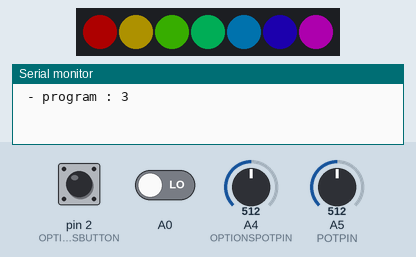
Simulated run of this program. Board: Arduino Uno, built with avr-gcc and run on an emulated ATmega328P. On the bench: 7 RGB LEDs in strip order, left to right, the last lines printed to the serial monitor. The test bench sets the inputs (shaded band); at power-on: A5 (POTPIN) = 512, A4 (OPTIONSPOTPIN) = 512, pin 2 (OPTIONSBUTTON) HIGH, A0 LOW. Dim RGB values are drawn brighter than linear; random numbers use the default seed unless the program sets one.

Above: at 3.3 s.
3.4 s: A5 (POTPIN) set to 853
At 3.8 s:
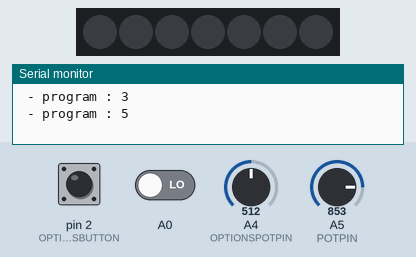
6.4 s: A5 (POTPIN) set to 876
At 7.0 s:
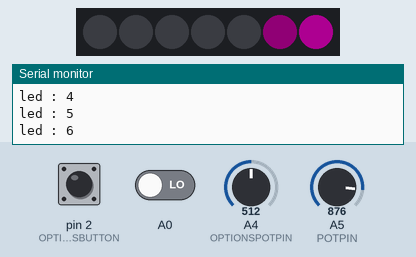
8.3 s: A5 (POTPIN) set to 716
At 9.5 s:
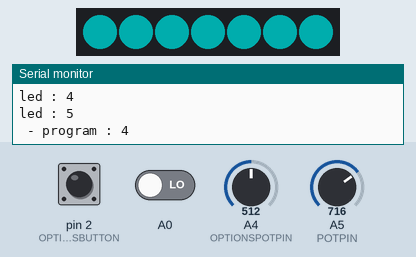
9.8 s: A4 (OPTIONSPOTPIN) set to 716
At 10.6 s:
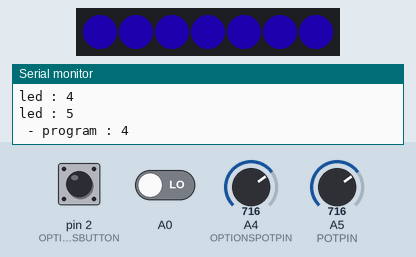
11.3 s: A5 (POTPIN) set to 900
At 11.47 s:
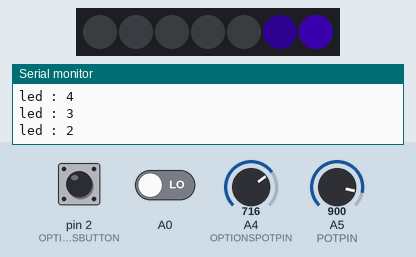
14.3 s: A4 (OPTIONSPOTPIN) set to 511
At 14.8 s:
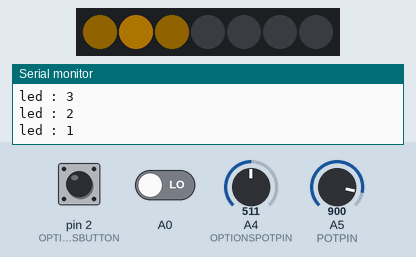
Timing chart, 0 to 19.7 s (numbered marks = the images above; inputs shaded):
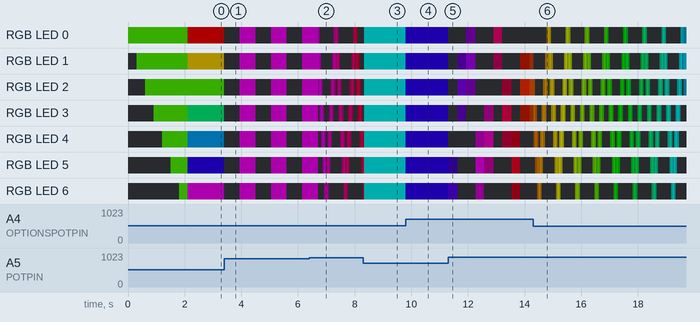

The program:

main.cpp
```cpp
#include <Adafruit_NeoPixel.h>
#include <Arduino.h>

#define NPROGRAMS 7
#define NUMPIXELS 7
#define STRIPPIN 6
#define POTPIN A5
#define OPTIONSPOTPIN A4
#define OPTIONSBUTTON 2

byte rgb[3];                // max [255,255,255]
float hsv[3];               // max [359.0, 100.0 ,100.0]
int hue, saturation, value; // global hue for steplike loopcolor
bool reset = true;          // reset global values when first entering program
bool direction = false;
bool hide = true; // settings for randomWalk
bool runReturn = true;
bool changeColor = true;
int dimValue = 33;
int maxBrightness = 50; // 0 is maximal maxBrightness, 255 just below maximum
// int dimValue = 10; int maxBrightness = 255; // 0 is maximal maxBrightness,
// 255 just below maximum
int ledRunLight;
int program = 1;
int lastPotValue;
enum Options { Hue, Delay, Chance, LongDelay};

Adafruit_NeoPixel pixels = Adafruit_NeoPixel(
    NUMPIXELS, STRIPPIN, NEO_GRB + NEO_KHZ800); // Led Strip Initialiseren

int wrap(int i, int max) { return i % max; }
int wrap(int i, int min, int max) { return min + (i - min) % (max - min); }

void printColor() {
  Serial.print("rgb: ");
  Serial.print(rgb[0]);
  Serial.print(", ");
  Serial.print(rgb[1]);
  Serial.print(", ");
  Serial.println(rgb[2]);
  Serial.print("hsv: ");
  Serial.print(hsv[0]);
  Serial.print(", ");
  Serial.print(hsv[1]);
  Serial.print(", ");
  Serial.println(hsv[2]);
}

// set led and show effect
void setLed(int led) {
  pixels.setPixelColor(led, rgb[0], rgb[1], rgb[2]);
  pixels.show();
}

// set led without showing
void setSingleLed(int led) {
  pixels.setPixelColor(led, rgb[0], rgb[1], rgb[2]);
}

void setAllLeds() {
  pixels.clear();
  for (int led = 0; led < NUMPIXELS; led++) {
    pixels.setPixelColor(led, rgb[0], rgb[1], rgb[2]);
  }
  pixels.show();
}

void setRGB(int r, int g, int b) {
  rgb[0] = r;
  rgb[1] = g;
  rgb[2] = b;
}

// HSV waarden (360,100,100) uit hsv[] omzetten tot RGB waarden (255) in rgb[]
void HSVtoRGB() {
  float h = hsv[0];
  float s = hsv[1];
  float v = hsv[2];
  int i;
  float f, p, q, t;

  h = max(0.0, min(360.0, h));
  s = max(0.0, min(100.0, s));
  v = max(0.0, min(100.0, v));

  s /= 100;
  v /= 100;

  if (s == 0) {
    // Achromatic (grey)
    rgb[0] = rgb[1] = rgb[2] = round(v * 255);
    return;
  }

  h /= 60; // sector 0 to 5
  i = floor(h);
  f = h - i; // factorial part of h
  p = v * (1 - s);
  q = v * (1 - s * f);
  t = v * (1 - s * (1 - f));
  switch (i) {
  case 0:
    rgb[0] = round(255 * v);
    rgb[1] = round(255 * t);
    rgb[2] = round(255 * p);
    break;
  case 1:
    rgb[0] = round(255 * q);
    rgb[1] = round(255 * v);
    rgb[2] = round(255 * p);
    break;
  case 2:
    rgb[0] = round(255 * p);
    rgb[1] = round(255 * v);
    rgb[2] = round(255 * t);
    break;
  case 3:
    rgb[0] = round(255 * p);
    rgb[1] = round(255 * q);
    rgb[2] = round(255 * v);
    break;
  case 4:
    rgb[0] = round(255 * t);
    rgb[1] = round(255 * p);
    rgb[2] = round(255 * v);
    break;
  default: // case 5:
    rgb[0] = round(255 * v);
    rgb[1] = round(255 * p);
    rgb[2] = round(255 * q);
  }
}

// RGB waarden (range 255) uit rgb[] omzetten tot HSV waarden (360,100,100) in
// hsv[]
void RGBtoHSV() {
  float r = rgb[0];
  float g = rgb[1];
  float b = rgb[2];
  r /= 255.0;
  g /= 255.0;
  b /= 255.0;
  float max = max(max(r, g), b), min = min(min(r, g), b);
  float h, s, v;

  float d = max - min;
  s = max == 0 ? 0 : d / max;

  if (max == min) {
    h = 0; // achromatic
  } else {
    if (max == r)
      h = (g - b) / d + (g < b ? 6 : 0);
    else if (max == g)
      h = (b - r) / d + 2;
    else
      h = (r - g) / d + 4;
    h *= 60;
  }
  v = max;

  hsv[0] = h;
  hsv[1] = s * 100.0;
  hsv[2] = v * 100.0;
}

void setHSV(float h, float s, float v) {
  hue = h;
  saturation = s, value = v;
  hsv[0] = h;
  hsv[1] = s;
  hsv[2] = v;
  HSVtoRGB();
}

void setHue(int h) {
  hsv[0] = h;
  hue = h;
  HSVtoRGB();
}

// Loop hue value
void loopColor(int delayTime) {
  hue = wrap(++hue, 360);
  // Serial.print("Hue Value : "); Serial.println(hue);
  setHue(hue);
  setAllLeds();
  pixels.show();
  delay(delayTime);
}

void getColor(int led) {
  uint32_t rgbColor =
      pixels.getPixelColor(led); // reads rgb color in white,red,green,blue
  rgb[0] = (rgbColor >> 16) & 0x000000FF;
  rgb[1] = (rgbColor >> 8) & 0x000000FF;
  rgb[2] = rgbColor & 0x000000FF;
  printColor();
}

// Set rainbow gradient
void rainbowLeds() {
  if (reset) {
    for (int led = 0; led < NUMPIXELS; led++) {
      float hue = (float)led / (NUMPIXELS - 1) * 300;
      setHSV(hue, 100, 100);
      setHue(hue);
      pixels.setPixelColor(led, rgb[0], rgb[1], rgb[2]);
    }
    pixels.show();
    reset = false;
  }
}

void fillColor() {
  if (reset) {
    setHSV(50, 100, 100);
    reset = false;
  }
  setHue(hue);
  setAllLeds();
}

// Blink all leds
void blink(int hue, int delayTime) {
  setRGB(0, 0, 0);
  setAllLeds();
  delay(delayTime);
  setHSV(hue, 100, 100);
  setAllLeds();
  delay(delayTime);
}

void runLight(int startHue, int delayTime) {
  if (reset) {
    reset = false;
    setRGB(0, 0, 0);
    setAllLeds();
    direction = false;
    hue = startHue;
  }
  setRGB(0, 0, 0);
  setAllLeds();
  if (runReturn && direction) {
    ledRunLight = wrap(--ledRunLight, NUMPIXELS);
    if (ledRunLight == 0) {
      direction = false;
      if (changeColor) {
        hue = wrap(hue + 10, 360);
      }
    }
  } else {
    ledRunLight = wrap(++ledRunLight, NUMPIXELS);
    if (ledRunLight == NUMPIXELS - 1) {
      direction = true;
      if (changeColor) {
        hue = wrap(hue + 10, 360);
      }
    }
  }
  Serial.print("led"); Serial.print(" : "); Serial.println(ledRunLight);
  setHSV(hue, 100, dimValue);
  setLed(ledRunLight - 1);
  setHSV(hue, 100, 100);
  setLed(ledRunLight);
  setHSV(hue, 100, dimValue);
  setLed(ledRunLight + 1);
  delay(delayTime);

  // for (int led = 0; led < NUMPIXELS; led++) {
  //   setRGB(0, 0, 0); setAllLeds();
  //   setHSV(hue, 100,100); setLed(led);
  //   delay(delayTime);
  // }
  // for (int led = NUMPIXELS-1; led > 0; led--) {
  //   setRGB(0, 0, 0); setAllLeds();
  //   setHSV(hue, 100,100); setLed(led);
  //   delay(delayTime);
  // }
}

/** Random walk from left to right and back
 * @param hue       light getColor
 * @param chance    1/chance 'chance' of changing direction
 * @param delayTime time (ms) to wait between steps
 */
void randomWalk(int hue, int chance, int delayTime) {
  if (reset) {
    setRGB(0, 0, 0);
    setAllLeds();
    ledRunLight = 0;
    reset = false;
  }
  setRGB(0, 0, 0);
  setLed(ledRunLight);
  bool changeDirection = random(1, chance + 1) / chance;
  if (changeDirection)
    direction = !direction;
  ledRunLight = max( 0 - hide, min(NUMPIXELS - 1 + hide, ledRunLight - 1 + (2 * direction)));
  setHSV(110, 100, 100);
  setLed(ledRunLight);
  delay(delayTime);
}

int readOptions(Options option) {
  int value = analogRead(OPTIONSPOTPIN);
  switch (option) {
    case Hue:
      value = map(value, 0, 1023, 0, 359);
      break;
    case Delay:
      value = map(value, 0, 1023, 100, 5);
      break;
    case Chance:
      value = map(value, 0, 1023, 1, 20);
      break;
    case LongDelay:
      value = map(value, 0, 1023, 1000, 100);
      break;
  }
  return value;
}

void selectProgram(){
  int potValue = analogRead(POTPIN);
  if (abs(potValue-lastPotValue) > 10) {
    program = min((potValue + 10) / (1023/(NPROGRAMS)),NPROGRAMS-1); // +10 als marge omwille van afronden
    lastPotValue = potValue;
    reset = true; // program changed so reset of initial parameters needed
    // Serial.print("potValue"); Serial.print(" : "); Serial.print(potValue);
    Serial.print(" - program"); Serial.print(" : "); Serial.println(program);
  }
    switch (program) {
    case 0: // turn off leds
      setRGB(0, 0, 0);
      setAllLeds();
      break;
    case 1: // loopColor
      loopColor(readOptions(Delay));
      break;
    case 2:
      randomWalk(110, readOptions(Chance), 15);
      break;
    case 3:
      rainbowLeds();
      break;
    case 4:
      hue = readOptions(Hue);
      fillColor();
      break;
    case 5:
      //hue = readOptions(Hue);
      blink(hue,readOptions(LongDelay));
      break;
    case 6:
      runLight(hue, readOptions(Delay));
      break;
  }
}

void optionBtn() {
  /* code */
}

void setup() {
  Serial.begin(9600);
  randomSeed(digitalRead(A0));
  pinMode(OPTIONSBUTTON, INPUT_PULLUP);
  attachInterrupt(digitalPinToInterrupt(OPTIONSBUTTON), optionBtn, FALLING);

  pixels.begin(); // This initializes the NeoPixel library.
  pixels.clear();
  pixels.show();
  pixels.setBrightness(maxBrightness);

  setHSV(100, 100, 100);
  for (int i = 0; i < NUMPIXELS; i++) {
    setLed(i); delay(300);
  }
}


void loop() {
  selectProgram(); // check potentiometer value to check which program to run
  // fillColor();
  // loopColor(5);
  // randomWalk(110, 10, 15);
  // rainbowLeds();
  // blink(250,200);
  // runLight(180, 50);
}
```

Measured:
- the behaviour switches between 865 and 866 on A5 (POTPIN) (found by bisection; images 1 and 2)
- after the input at 3.4 s, RGB LED 0–6: alternates RGB(50, 0, 50) for 0.55 s and off for 0.55 s, starting at once; the LEDs: change at once (image 1)
- after the input at 9.8 s, RGB LED 0–6: RGB(0, 50, 50) → RGB(9, 0, 50) at once; the LEDs: change at once (image 4)
- after the input at 11.3 s, RGB LED 0: RGB(9, 0, 50) → off at once, → RGB(11, 0, 16) 0.63 s later, → off 0.33 s later, → RGB(50, 0, 24) 0.63 s later, … (5 changes in this stretch); RGB LED 1: RGB(9, 0, 50) → off at once, → RGB(8, 0, 16) 0.33 s later, → RGB(34, 0, 50) 0.30 s later, → off 0.33 s later, … (8 changes in this stretch)
- what the display in image 1 shows lasts 0.6 s, from 3.4 s to 4.0 s
